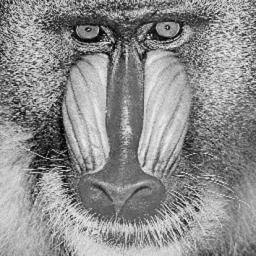
#> input picture Lab_4/lab_4/Mandrill.png, 256 x 256 px
$ python SIB.py
#> lines starting #> are read from the running program, lines starting #| are printed output that depends on the picture
import cv2
import numpy as np
import math
import matplotlib.pyplot as plt

def create_manual_gaussian_kernel(sigma):
    """Generates a manual Gaussian kernel based on the specified sigma."""
    # Handle the sigma = 0.0 case (no blurring / identity)
    if sigma == 0.0:
        return np.array([[1.0]])

    # Calculate kernel size based on the formula: ceil(6*sigma + 1)
    k_size = math.ceil(6 * sigma + 1)

    # Ensure center coordinate is correctly offset
    center = k_size // 2

    # Create a 2D coordinate grid
    x, y = np.mgrid[-center:center+1, -center:center+1]

    # Apply the 2D Gaussian formula
    # We omit the 1/(2*pi*sigma^2) constant here because we normalize at the end
    g_kernel = np.exp(-(x**2 + y**2) / (2 * sigma**2))

    # Normalize the kernel so the sum of all elements is 1
    g_kernel = g_kernel / g_kernel.sum()

    return g_kernel

def main():
    # 1. Load the image (ensure 'Mandrill.png' is in your working directory)
    # Read in grayscale or color; assuming color (BGR) here.
    image_path = r'lab_4/Mandrill.png'
    image = cv2.imread(image_path)
#> image is the input picture: shape (256, 256, 3); min 0, max 251, mean 140.8


    # 2. Define the sigma values to test
    sigmas = [1.6, 1.2, 1.0, 0.6, 0.3, 0.0]

    # Prepare a plot to observe the outputs
    fig, axes = plt.subplots(2, 3, figsize=(15, 10))
    axes = axes.flatten()

    # 3. Iterate through each sigma, create the kernel, and apply it
    for i, sigma in enumerate(sigmas):
        # Generate the custom kernel
        kernel = create_manual_gaussian_kernel(sigma)

        # Apply the manual kernel using cv2.filter2D
        # -1 indicates the output image will have the same depth as the source
        blurred_image = cv2.filter2D(image, -1, kernel)

        # Display the results
        axes[i].imshow(blurred_image)
        axes[i].set_title(f"$\sigma$ = {sigma} | Size: {kernel.shape[0]}x{kernel.shape[1]}")
        axes[i].axis('off')
#> this loop made 6 passes
#> pass 1, in main, `blurred_image = cv2.filter2D(image, -1, kernel)`:
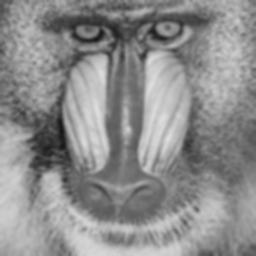
#> blurred_image: shape (256, 256, 3); min 21, max 222, mean 140.8

    plt.tight_layout()
    plt.show()
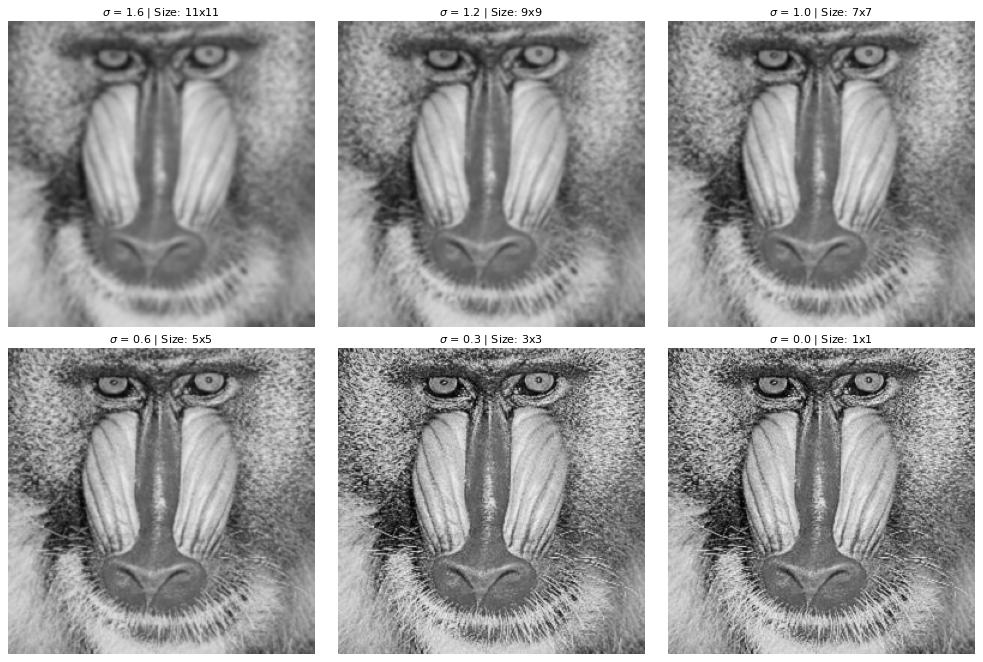
#> figure drawn by matplotlib, 6 panels

if __name__ == "__main__":
    main()
